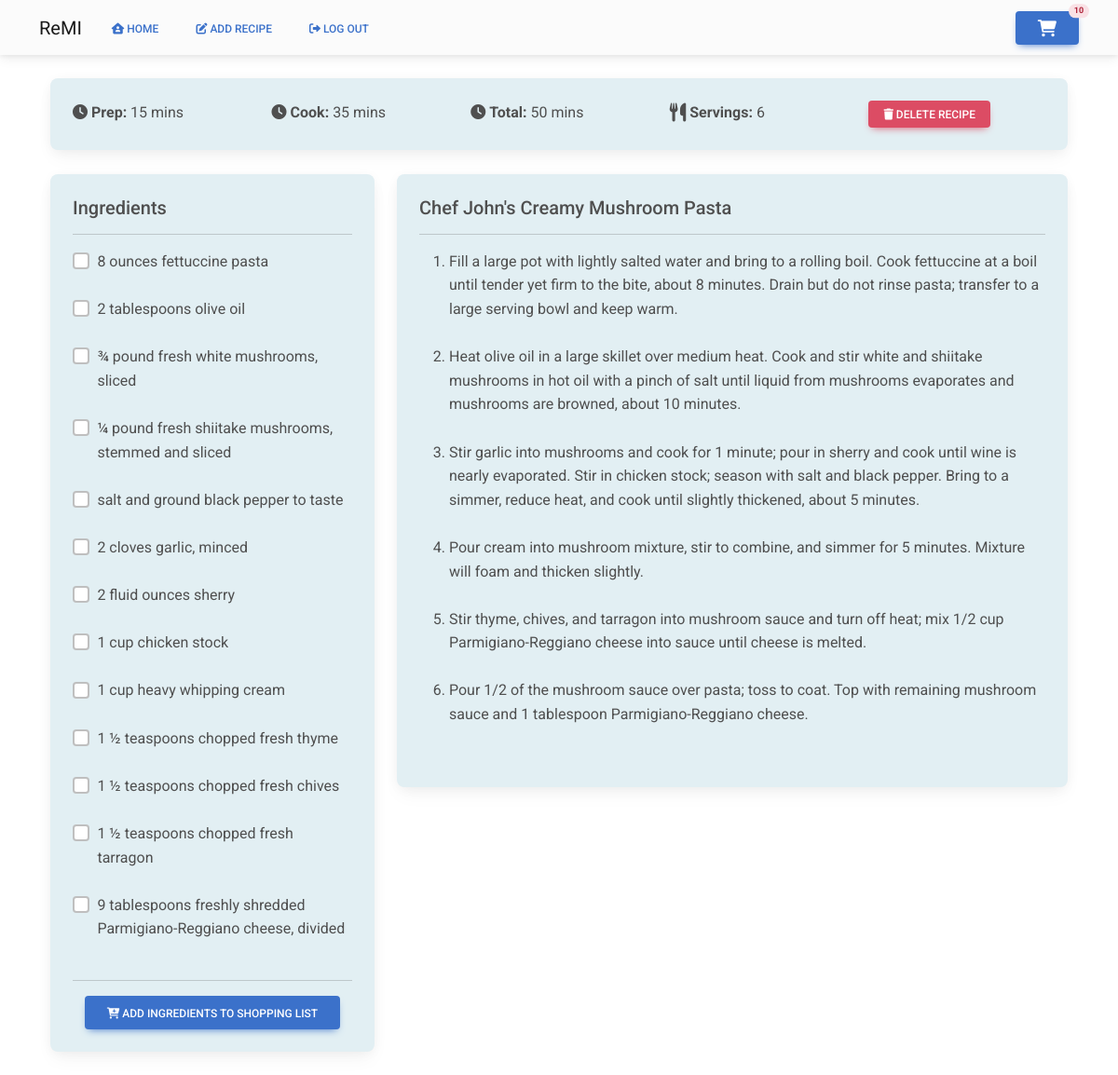
/view_recipe?recipe_uuid=Vs6mqj64Q4X4sPsT3dAHXY (signed in), run on the app's committed database.
### website/models.py (models this page shows)
class Recipe(db.Model):
    id = db.Column(db.Integer, primary_key=True)
    uuid = db.Column(db.Integer, primary_key=False)
    username = db.Column(db.Integer, db.ForeignKey('user.id'))
    recipe_name = db.Column(db.String(200))
    prep_time = db.Column(db.Integer, primary_key=False)
    cook_time = db.Column(db.Integer, primary_key=False)
    total_time = db.Column(db.Integer, primary_key=False)
    ingredients = db.Column(db.String())
    servings = db.Column(db.String())
    ingredients_quantity = db.Column(db.String())
    ingredients_measurement = db.Column(db.String())
    instructions = db.Column(db.String())
    original_url = db.Column(db.String())
    image = db.Column(db.String())
    ingredient_list = db.relationship('Ingredients')

class Ingredients(db.Model):
    id = db.Column(db.Integer, primary_key=True)
    uuid = db.Column(db.Integer, primary_key=False)
    recipe = db.Column(db.Integer, db.ForeignKey('recipe.uuid'))
    ingredient = db.Column(db.String())

### website/views.py (the view)
@views.route('/view_recipe', methods=['POST', 'GET'])
@login_required
def view_recipe():
    if request.method == 'POST':
        ingredient_list = request.form.getlist('ingredients')
        for ingredient in ingredient_list:
            ingredient = ShoppingList(shopping_item=ingredient)
            db.session.add(ingredient)
            db.session.commit()
    shopping_list = ShoppingList.query.count()
    recipe_uuid = request.args.get('recipe_uuid')
    recipe_id = request.args.get('recipe_uuid')
    recipe = Recipe.query.filter_by(uuid=recipe_id).first()
    ingredients = Ingredients.query.filter_by(uuid=recipe_uuid).all()
    return render_template("view_recipe.html", recipe=recipe, ingredients=ingredients, user=current_user,
                           shopping_list=shopping_list)

### website/__init__.py (called while the page is built)
def create_app():
    app = Flask(__name__)
    app.config['SECRET_KEY'] = 'sdf897sdf987'
    app.config['SQLALCHEMY_DATABASE_URI'] = f'sqlite:///{DB_NAME}'
    db.init_app(app)
    from .views import views
    from .auth import auth
    app.register_blueprint(views, url_prefix='/')
    app.register_blueprint(auth, url_prefix='/')
    from .models import User, Recipe
    with app.app_context():
        db.create_all()
    login_manager = LoginManager()
    login_manager.login_view = 'auth.login'
    login_manager.init_app(app)
    @login_manager.user_loader
    def load_user(id):
        return User.query.get(int(id))
    return app

### website/templates/view_recipe.html (shortened to what this page needs)
{% extends "base.html" %}
{% block content %}
<br>
<div class="container">
    <div class="row">
        <div class="col">
            <div class="card" style="background-color:#e2eff3">
                <div class="card-body">
                    <div class="row">
                        <div class="col">
                            <i class="fa-solid fa-clock"></i> <b>Prep:</b> {{ recipe.prep_time }}
                        </div>
                        <div class="col">
                            <i class="fa-solid fa-clock"></i> <b>Cook:</b> {{ recipe.cook_time }}
                        </div>
                        <div class="col">
                            <i class="fa-solid fa-clock"></i> <b>Total:</b> {{ recipe.total_time }}
                        </div>
                        <div class="col">
                            <i class="fa fa-cutlery fa-lg"></i> <b>Servings:</b> {{ recipe.servings }}
                        </div>
                        <div class="col text-right">
                            <button type="button" class="btn btn-danger btn-sm" data-mdb-toggle="modal"
                                    data-mdb-target="#delete_recipe" data-recipe-title="{{ recipe.recipe_name }}"
                                    data-recipe-id="{{ recipe.id }}"><i class="fa fa-trash"></i> Delete Recipe
                            </button>
                        </div>
                    </div>
                </div>
            </div>
        </div>
    </div>
    <br>
    <div class="row">
        <div class="col-4">
            <div class="card text-left" style="background-color:#e2eff3;">
                <div class="card-body">
                    <h5>Ingredients</h5>
                    <hr/>
                    <form method="POST">
                        <div class="form-check">
                            {% for ingredient in ingredients %}
                            <input class="form-check-input" type="checkbox" value="{{ ingredient.ingredient }}"
                                   id="ingredients" name="ingredients"/>
                            <label class="form-check-label" for="ingredients">{{ ingredient.ingredient
                                }}</label><br><br>
                            {% endfor %}
                        </div>
                        <hr/>
                        <div class="col text-center">
                            <button type="submit" class="btn btn-primary"><i class="fa-sharp fa-solid fa-cart-plus"></i>
                                Add Ingredients to Shopping List
                            </button>
                        </div>
                    </form>
                </div>
            </div>
        </div>
        <div class="col-8">
            <div class="card text-left" style="background-color:#e2eff3;">
                <div class="card-body">
                    <h5>{{ recipe.recipe_name }}</h5>
                    <hr/>
                    <ol>
                        {{ recipe.instructions|safe }}
                    </ol>
                </div>
            </div>
        </div>
    </div>
</div>
</div>
{% endblock %}

### website/templates/base.html (shortened to what this page needs)
<!DOCTYPE html>
<html>
    <head>
<link
  href="https://cdnjs.cloudflare.com/ajax/libs/font-awesome/6.0.0/css/all.min.css"
  rel="stylesheet"
/>
<link
  href="https://cdnjs.cloudflare.com/ajax/libs/mdb-ui-kit/6.0.1/mdb.min.css"
  rel="stylesheet"
/>
    </head>
    <body>
        <nav class="navbar navbar-expand-lg navbar-light bg-light">
        <div class="container">
            <a class="navbar-brand" href="#">ReMI</a>
            <div class="collapse navbar-collapse" id="navbarSupportedContent">
                <ul class="navbar-nav mr-auto">
                    {% if user.is_authenticated %}
                    <li class="nav-item">
                        <a class="btn btn-link px-3 me-2" id="home" href="/"><i class="fa-solid fa-house-user"></i> Home</a>
                    </li>
                    <li class="nav-item">
                        <a class="btn btn-link px-3 me-2" id="home" href="/add_recipe"><i class="fa-solid fa-pen-to-square"></i> Add Recipe</a>
                    </li>
                    <li class="nav-item">
                        <a class="btn btn-link px-3 me-2" id="logout" href="/logout"><i class="fa-solid fa-right-from-bracket"></i> Log Out</a>
                    </li>
                    {% endif %}
                </ul>
            </div>
            <div class="d-flex align-items-center">
       <button type="button" class="btn btn-primary position-relative">
  <span class="position-absolute top-0 start-100 translate-middle badge rounded-pill badge-danger">
    {{ shopping_list }}
  </span>
</button>
      </div>
      </div>
        </nav>
        <div class="container">
            {% block content %}
            {% endblock %}
    </body>
</html>

### data on the page
Recipe: prep_time "15 mins", cook_time "35 mins", total_time "50 mins", servings "6", recipe_name "Chef John's Creamy Mushroom Pasta", instructions "Fill a large pot with lightly salted water and bring to a rolling boil. Cook fettuccine at a boil until tender yet firm to the bite, about 8 minutes. Drain but do not rinse pasta; transfer to a large serving bowl and keep warm. Heat olive oil in a large skillet over medium heat. Cook and stir white and shiitake mushrooms in hot oil with a pinch of salt until liquid from mushrooms evaporates and mushrooms are browned, about 10 minutes. Stir garlic into mushrooms and cook for 1 minute; pour in sherry and cook until wine is nearly evaporated. Stir in chicken stock; season with salt and black pepper. Bring to a simmer, reduce heat, and cook until slightly thickened, about 5 minutes. Pour cream…"
Ingredients: ingredient "8 ounces fettuccine pasta"
Ingredients: ingredient "2 tablespoons olive oil"
Ingredients: ingredient "¾ pound fresh white mushrooms, sliced"
Ingredients: ingredient "¼ pound fresh shiitake mushrooms, stemmed and sliced"
Ingredients: ingredient "salt and ground black pepper to taste"
Ingredients: ingredient "2 cloves garlic, minced"
Ingredients: ingredient "2 fluid ounces sherry"
Ingredients: ingredient "1 cup chicken stock"
Ingredients: ingredient "1 cup heavy whipping cream"
Ingredients: ingredient "1 ½ teaspoons chopped fresh thyme"
Ingredients: ingredient "1 ½ teaspoons chopped fresh chives"
Ingredients: ingredient "1 ½ teaspoons chopped fresh tarragon"
Ingredients: ingredient "9 tablespoons freshly shredded Parmigiano-Reggiano cheese, divided"

### other printed values
{{ shopping_list }} "10"
